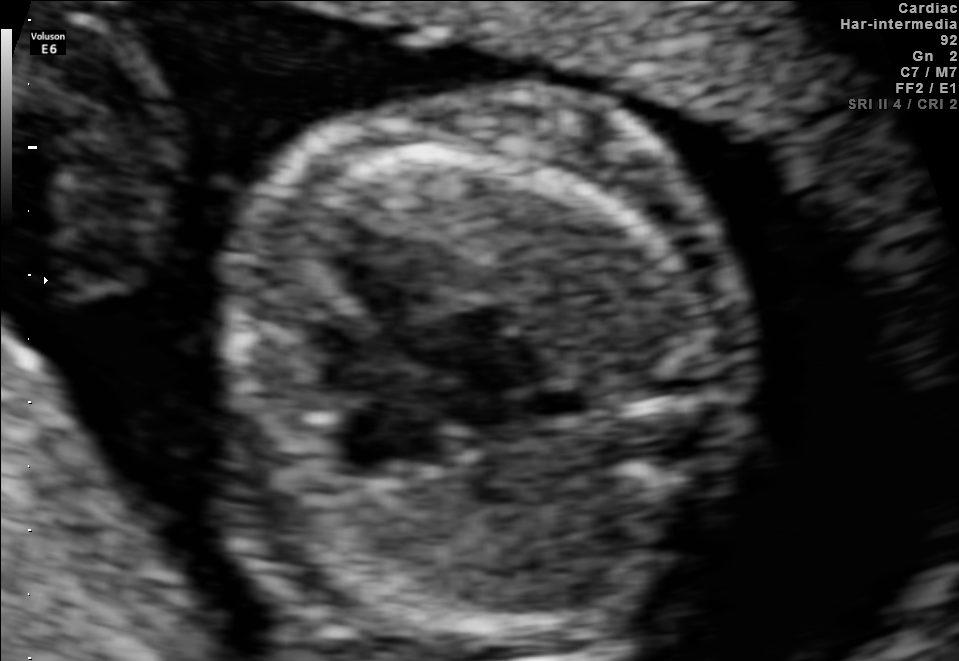
#> input picture images/001.png, 959 x 661 px
$ python -i simple_inference.py   (imports and definitions only)
#> lines starting #> are read from the running program, lines starting #| are printed output that depends on the picture; after the words box and inside, x2 and y2 are one past the last pixel; in counts of white or black regions, pixels touching at a corner belong together
#> further down, picture is the input picture: shape (661, 959, 3); min 0, max 255, mean 51.9
"""
Simple Inference Pipeline - Process unlabeled images without training
This script provides basic image processing and visualization
"""

import matplotlib
# [1 line not run here, left out]
import os
import sys
import cv2
import numpy as np
from pathlib import Path
import matplotlib.pyplot as plt
from tqdm import tqdm

# Add current directory to path
sys.path.insert(0, os.path.dirname(__file__))

from config import (
    IMAGES_DIR, PROCESSED_DIR, VISUALIZATIONS_DIR, REPORTS_DIR,
    IMAGE_SIZE, create_directories, print_config
)
from utils import read_image, normalize_image, denormalize_image, display_images

# [43 lines left out: functions preprocess_image, enhance_ultrasound_image, not called in this run]

def create_basic_mask(img, method='otsu'):
    """
    Create a basic segmentation mask using traditional CV methods
    (Placeholder for actual deep learning segmentation)

    Args:
        img: input image
        method: thresholding method ('otsu' or 'adaptive')

    Returns:
        binary mask
    """
#> called with method = 'otsu'
    # Convert to grayscale
    if len(img.shape) == 3:
        gray = cv2.cvtColor(img, cv2.COLOR_RGB2GRAY)
    else:
        gray = img

    # Apply Gaussian blur
    blurred = cv2.GaussianBlur(gray, (5, 5), 0)

    if method == 'otsu':
        # Otsu's thresholding
        _, mask = cv2.threshold(blurred, 0, 255, cv2.THRESH_BINARY + cv2.THRESH_OTSU)
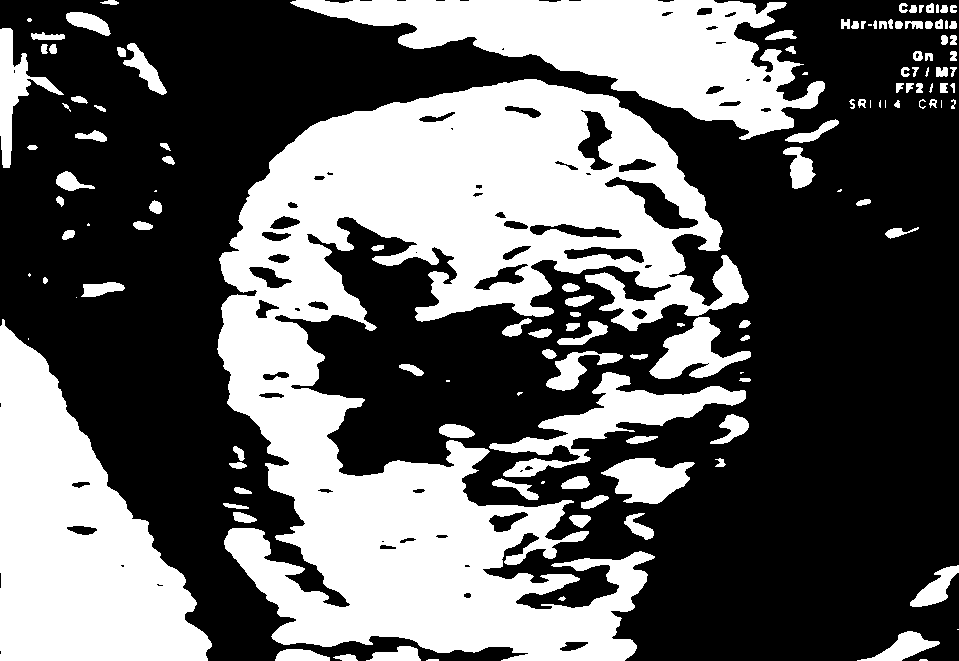
#> mask: shape (661, 959); 38.7% white; 131 white regions (19 under 20 px), largest, box (x1, y1, x2, y2) and area: (217, 79, 749, 661) 141182, (0, 319, 212, 661) 40252, (290, 0, 825, 140) 31924
    else:
        # Adaptive thresholding
        mask = cv2.adaptiveThreshold(
            blurred, 255, cv2.ADAPTIVE_THRESH_GAUSSIAN_C,
            cv2.THRESH_BINARY, 11, 2
        )

    # Apply morphological operations to clean up
    kernel = np.ones((5, 5), np.uint8)
    mask = cv2.morphologyEx(mask, cv2.MORPH_CLOSE, kernel)
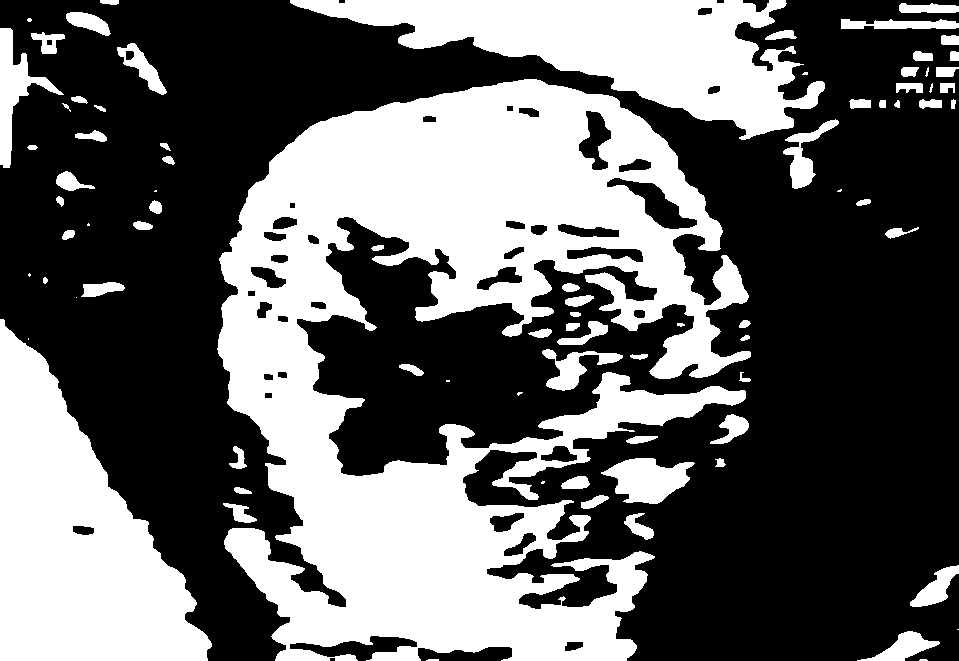
#> mask: shape (661, 959); 39.5% white; 82 white regions (13 under 20 px), largest, box (x1, y1, x2, y2) and area: (217, 79, 751, 661) 156236, (0, 319, 212, 661) 40422, (290, 0, 825, 140) 32561
    mask = cv2.morphologyEx(mask, cv2.MORPH_OPEN, kernel)
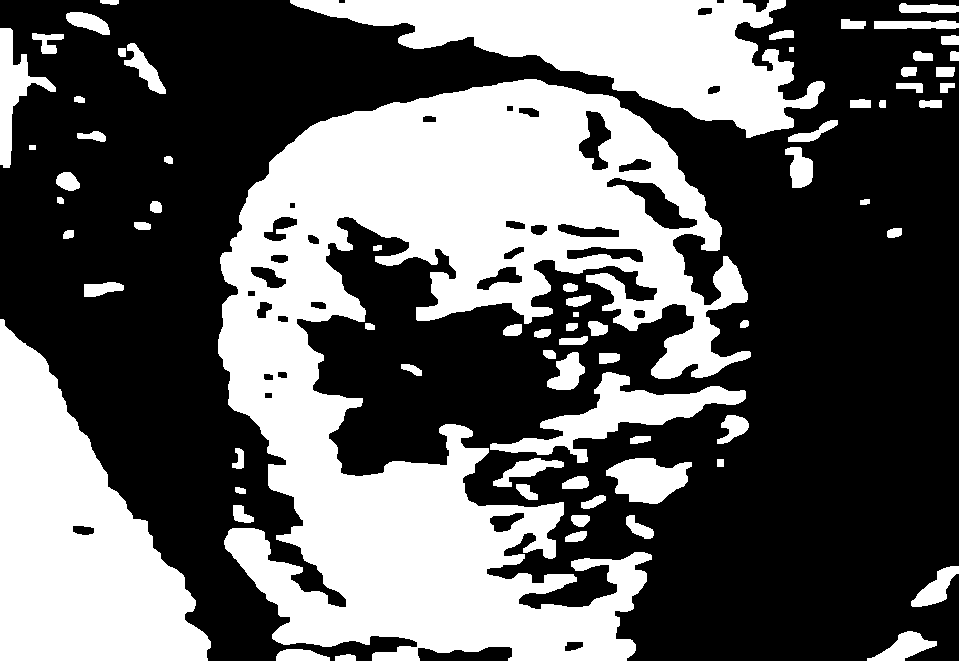
#> mask: shape (661, 959); 39% white; 72 white regions, largest, box (x1, y1, x2, y2) and area: (218, 79, 751, 661) 146581, (0, 319, 211, 661) 40403, (290, 0, 825, 138) 32413

    return mask

# [180 lines left out: functions extract_roi_from_mask, process_single_image, process_all_images, main, not called in this run]

# [15 lines not run here, left out]

>>> import cv2
>>> picture = cv2.cvtColor(cv2.imread('images/001.png'), cv2.COLOR_BGR2RGB)
>>> result = create_basic_mask(picture)

$ run again, on images/005.png
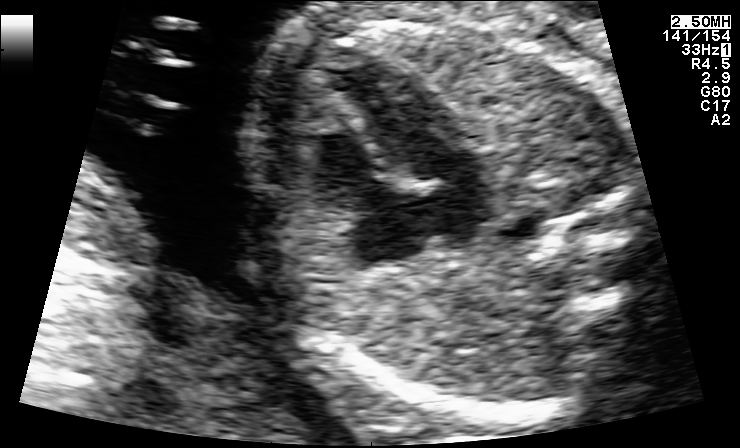
#> input picture images/005.png, 740 x 448 px
#> picture is the input picture: shape (448, 740, 3); min 0, max 255, mean 69.5
#> in create_basic_mask, `_, mask = cv2.threshold(blurred, 0, 255, cv2.THRESH_BINARY + cv2.THRES..`:
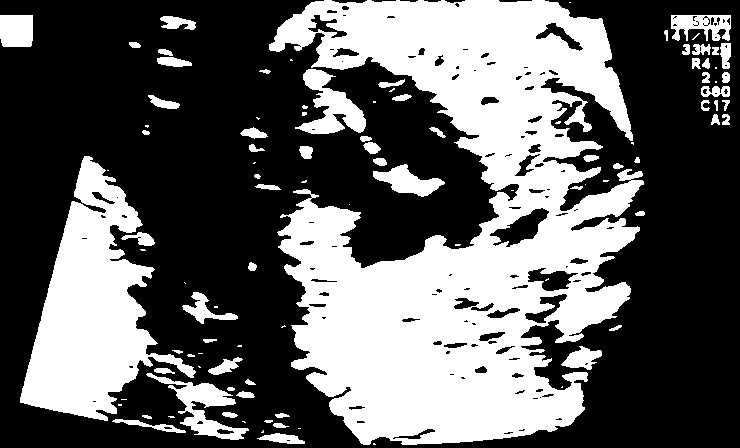
#> mask: shape (448, 740); 38.4% white; 102 white regions (38 under 20 px), largest, box (x1, y1, x2, y2) and area: (269, 0, 644, 445) 92787, (20, 156, 196, 421) 20516, (295, 69, 366, 134) 2135
#> in create_basic_mask, `mask = cv2.morphologyEx(mask, cv2.MORPH_OPEN, kernel)`:
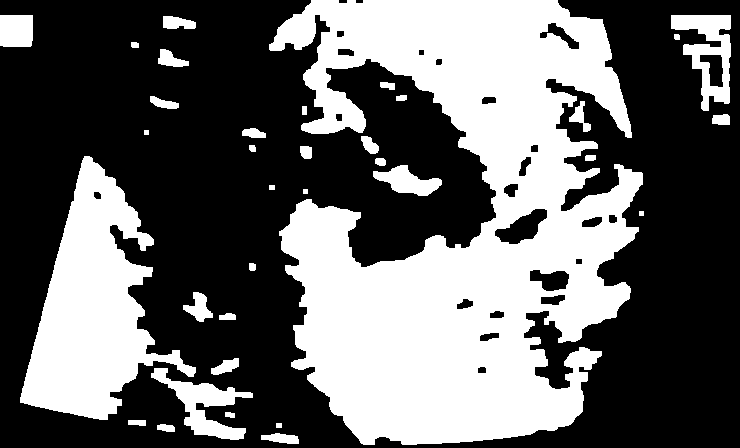
#> mask: shape (448, 740); 39.7% white; 35 white regions, largest, box (x1, y1, x2, y2) and area: (269, 0, 643, 445) 98922, (20, 156, 196, 420) 21343, (671, 15, 731, 111) 2676

$ run again, on images/007.png
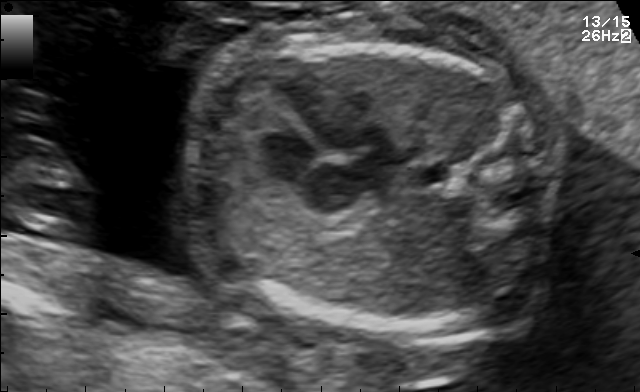
#> input picture images/007.png, 640 x 392 px
#> picture is the input picture: shape (392, 640, 3); min 0, max 250, mean 66.6
#> in create_basic_mask, `_, mask = cv2.threshold(blurred, 0, 255, cv2.THRESH_BINARY + cv2.THRES..`:
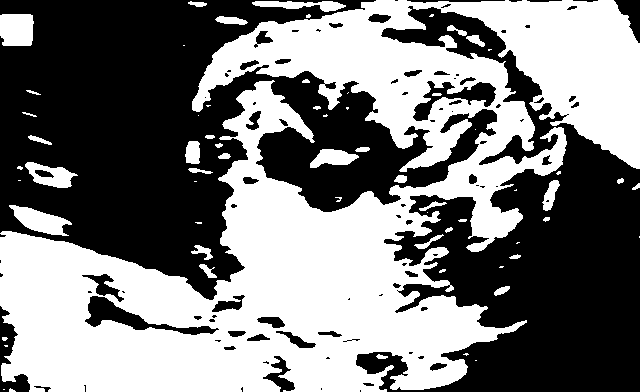
#> mask: shape (392, 640); 48.8% white; 64 white regions (28 under 20 px), largest, box (x1, y1, x2, y2) and area: (0, 0, 640, 392) 115862, (0, 14, 34, 46) 1023, (9, 205, 72, 236) 983
#> in create_basic_mask, `mask = cv2.morphologyEx(mask, cv2.MORPH_OPEN, kernel)`:
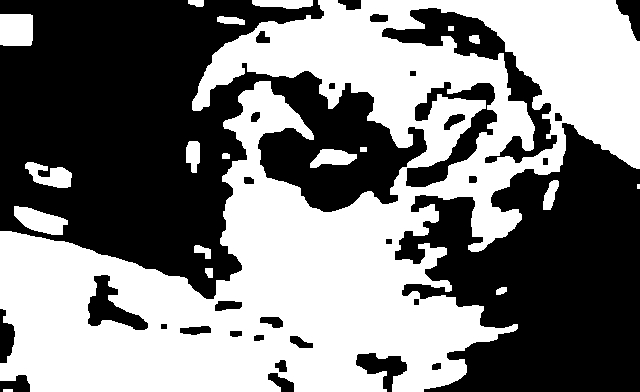
#> mask: shape (392, 640); 49.9% white; 19 white regions (1 under 20 px), largest, box (x1, y1, x2, y2) and area: (0, 0, 640, 392) 119969, (0, 14, 33, 46) 1045, (14, 206, 68, 235) 942
